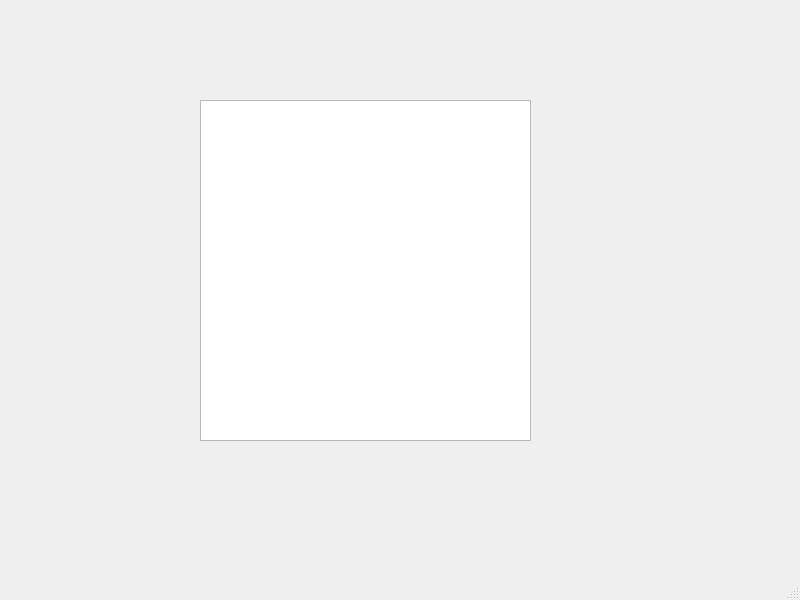
<?xml version="1.0" encoding="UTF-8"?>
<ui version="4.0">
 <class>MainWindow</class>
 <widget class="QMainWindow" name="MainWindow">
  <property name="geometry">
   <rect>
    <x>0</x>
    <y>0</y>
    <width>800</width>
    <height>600</height>
   </rect>
  </property>
  <property name="windowTitle">
   <string>MainWindow</string>
  </property>
  <widget class="QWidget" name="centralwidget">
   <widget class="QTreeView" name="treeView">
    <property name="geometry">
     <rect>
      <x>200</x>
      <y>100</y>
      <width>331</width>
      <height>341</height>
     </rect>
    </property>
    <attribute name="headerVisible">
     <bool>false</bool>
    </attribute>
   </widget>
  </widget>
  <widget class="QMenuBar" name="menubar">
   <property name="geometry">
    <rect>
     <x>0</x>
     <y>0</y>
     <width>800</width>
     <height>21</height>
    </rect>
   </property>
  </widget>
  <widget class="QStatusBar" name="statusbar"/>
 </widget>
 <resources/>
 <connections/>
</ui>
